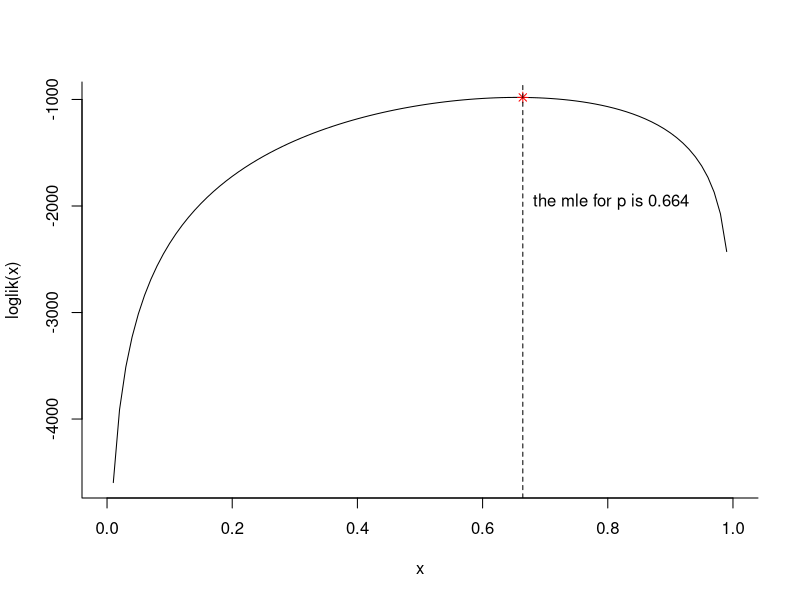
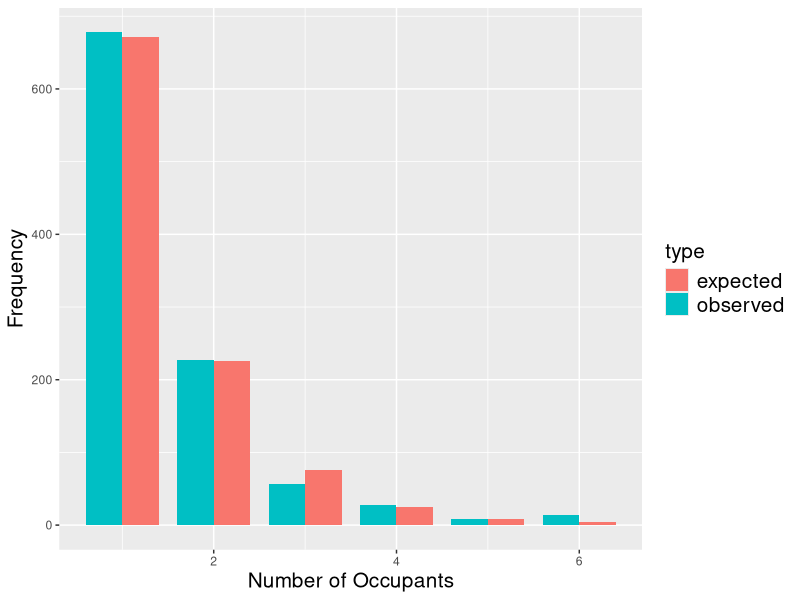
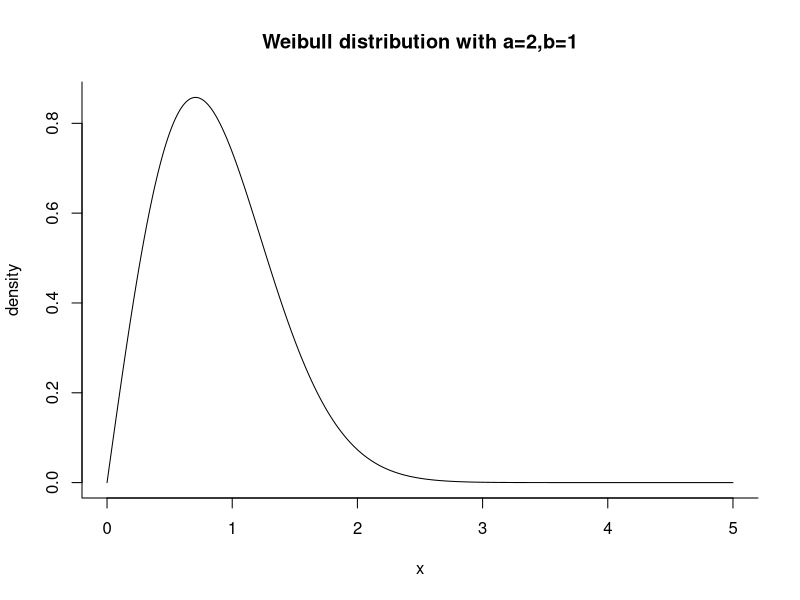
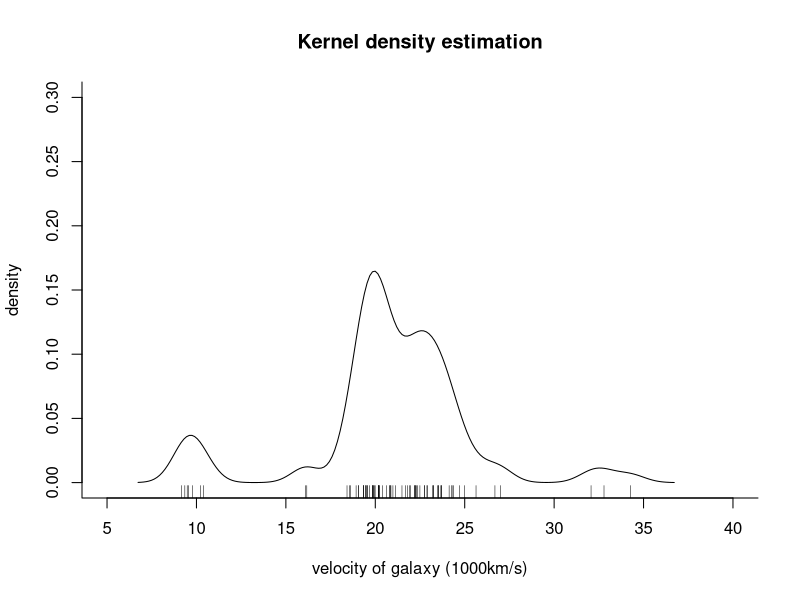
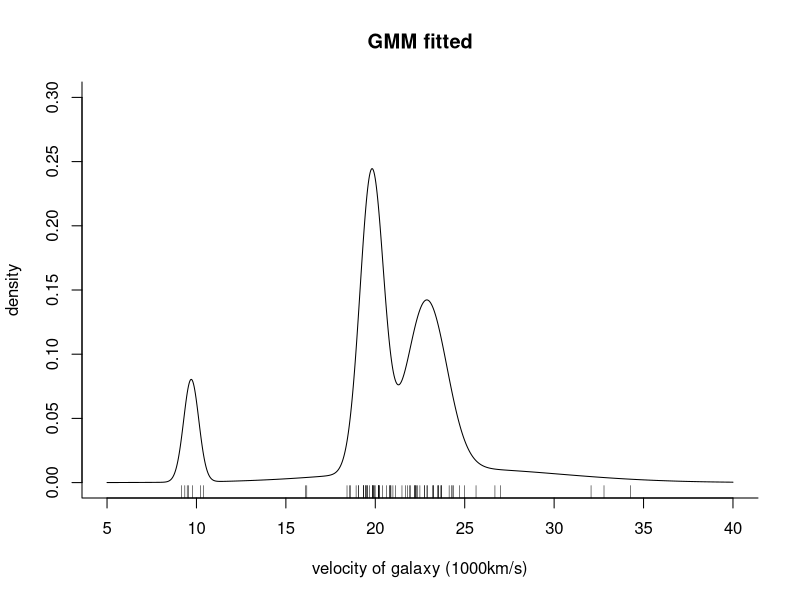

These charts were generated, in order, by the following R code:
## ---- chunk 1
knitr::opts_chunk$set(echo = TRUE,warning = F)
## ---- chunk 2
library('ggplot2')
n = c(678,227,56,28,8,14)
loglik <- function(p){
  return(sum(head(n,-1))*log(p)+sum((1:(length(n)-1))*n[-1])*log(1-p))
}
curve(loglik,0,1,bty = "l")
mle = sum(n)/(sum(1:6*n)-tail(n,1))
points(mle,loglik(mle),col='red',pch=8)
abline(v=mle,lty=2)
text(mle*1.2,loglik(mle)*2,paste0("  the mle for p is ",round(mle,3)))

n2 = sum(n)*c(mle,(1-mle)*mle,(1-mle)^2*mle,(1-mle)^3*mle,(1-mle)^4*mle,(1-mle)^5)
df = data.frame(
  no = c(1:6-0.2,1:6+0.2),
  freq = c(n,n2),
  type = c(rep('observed',6),rep('expected',6))
)
ggplot(df,aes(x=no,y=freq,fill=type)) +
  geom_bar(stat="identity",width=0.4) +
  xlab('Number of Occupants')+
  ylab('Frequency')+
  theme(title=element_text(size=15),legend.text=element_text(size=15))
## ---- chunk 3
library(survival) 
knitr::kable(head(aml,10),caption = "Acute Myelogenous Leukemia survival data",align = 'c')
with(aml, Surv(time, status))
lambda1 = sum(aml$status)/sum(aml$time)
## ---- chunk 4
library(survival) 
knitr::kable(head(lung,10),caption = "Lung Cancer Data",align = 'c')
lambda2 = sum(lung$status==2)/sum(lung$time)
## ---- chunk 5
plot(seq(0,5,by=0.01),dweibull(seq(0,5,by=0.01), shape = 2),type='l',xlab='x',ylab='density',main='Weibull distribution with a=2,b=1',bty = "l")
## ---- chunk 6
library(MASS)
gal <- galaxies/1000
plot(x = c(5, 40), y = c(0, 0.3), type = "n", bty = "l",
     xlab = "velocity of galaxy (1000km/s)", ylab = "density",main = 'Kernel density estimation')
rug(gal)
lines(density(gal, width = 3.25, n = 200), lty = 1)
## ---- chunk 7
library(mclust,quietly=TRUE)
J = 4 # number of components
fit = Mclust(gal, G=J, model="V")
summary(fit)
mle = rbind(fit$parameters$pro,fit$parameters$mean,fit$parameters$variance$sigmasq)
row.names(mle) = c('weight','mean','variance')
knitr::kable(mle,caption = 'MLEs',align = 'c')
xx = seq(5,40,length.out = 1000)
yy = rep(0,1000)
for(i in 1:J){
  yy = yy + fit$parameters$pro[i]*dnorm(xx,fit$parameters$mean[i],sqrt(fit$parameters$variance$sigmasq[i]))
}
plot(xx,yy, ylab="density", xlab="velocity of galaxy (1000km/s)",main='GMM fitted',
     xlim = c(5, 40), ylim = c(0, 0.3), bty = "l",type = 'l')
rug(gal)
